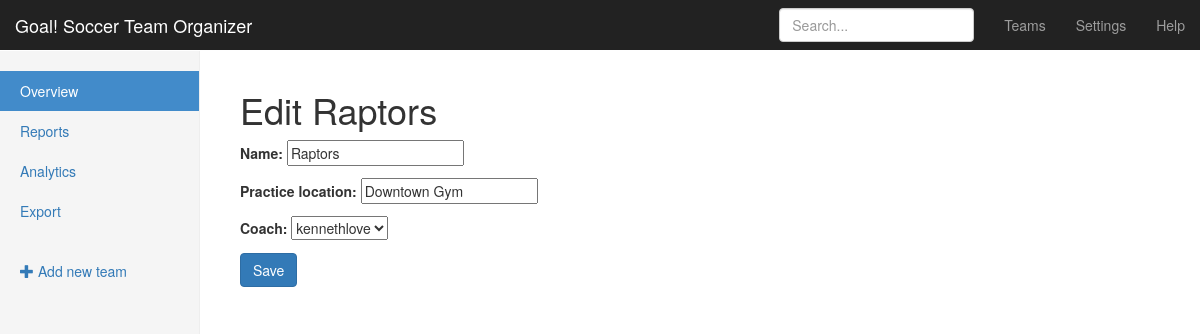
/teams/edit/2/, run on the app's committed database.
### teams/models.py (models this page shows, shortened)
class Team(models.Model):
    name = models.CharField(max_length=255)
    coach = models.ForeignKey(User, related_name='teams')
    practice_location = models.CharField(max_length=255)

### teams/views.py (the view)
# urls.py: url(r'^edit/(?P<pk>\d+)/$', views.TeamUpdateView.as_view(), name='update'),
class TeamUpdateView(UpdateView):
    model = models.Team
    fields = ("name", "practice_location", "coach")

### teams/templates/teams/team_form.html (shortened to what this page needs)
{% extends "teams/_layout.html" %}
{% block body_content %}
<h1>{% if not form.instance.pk %}Create Team{% else %}Edit {{ form.instance.name }}{% endif %}</h1>
<form method='POST'>
	{{ form.as_p }}
	<input type="submit" class="btn btn-primary" value="Save">
</form>
{% endblock %}

### assets/css/goal.css (style rules this page uses)
body { padding-top: 50px; }

### data on the page
Team: instance.name "Raptors", name "Raptors", practice_location "Downtown Gym", coach "kennethlove"
